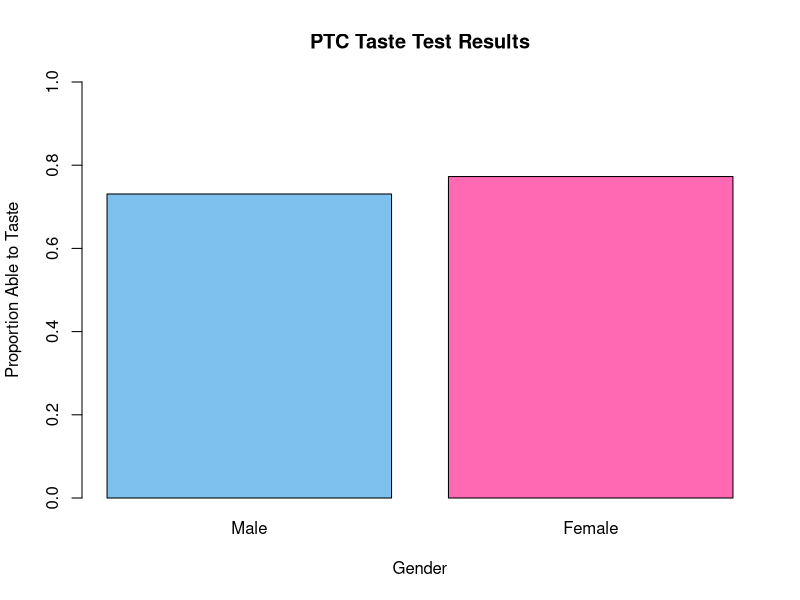
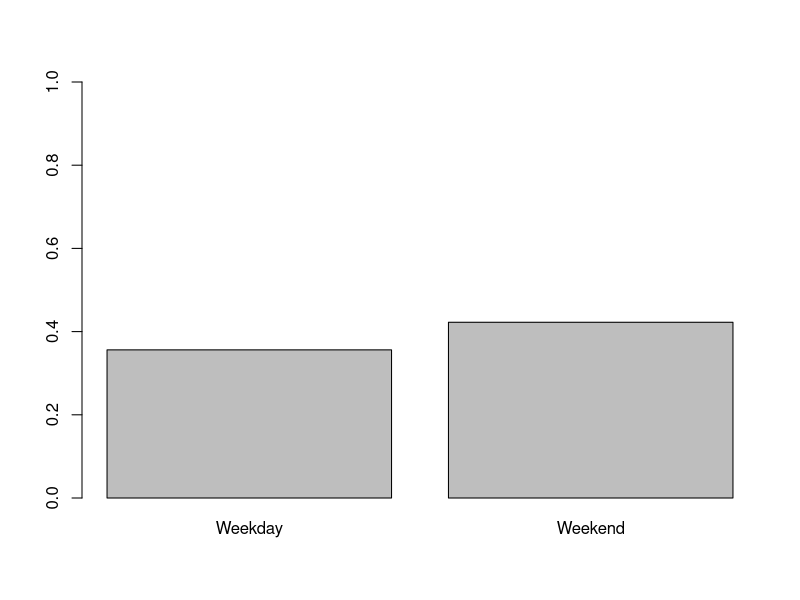
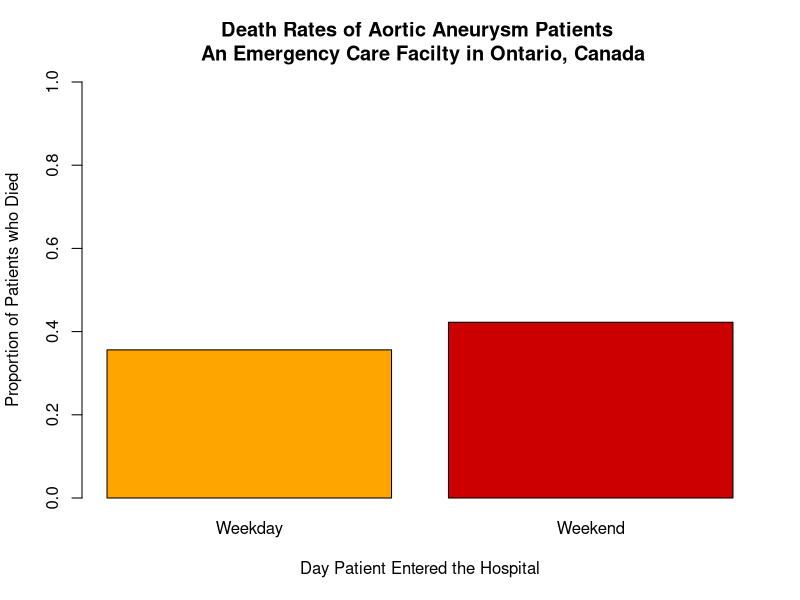
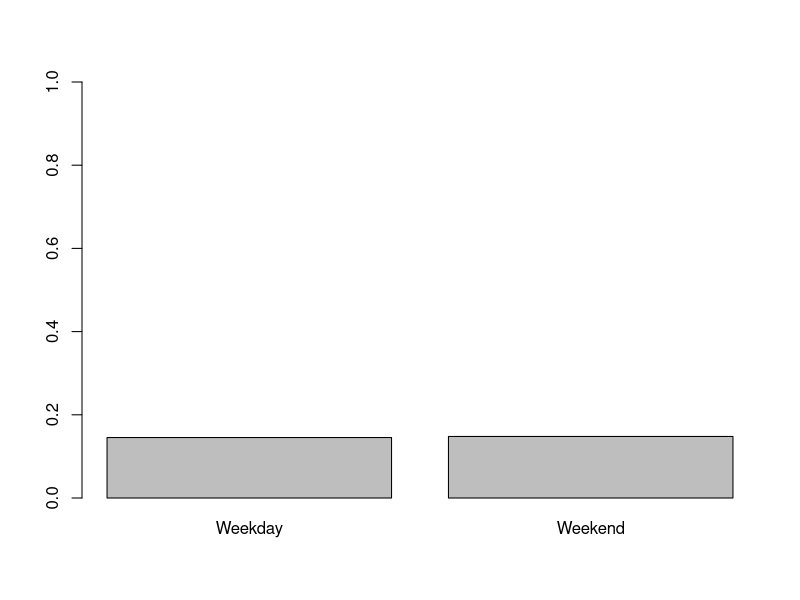

These charts were generated, in order, by the following R code:
## ---- chunk 1
ptc.table <- c(`Male` = 38/52, `Female` = 51/66)
barplot(ptc.table, 
        col=c("skyblue2","hotpink"), 
        ylim=c(0,1),
        main="PTC Taste Test Results",
        ylab="Proportion Able to Taste",
        xlab="Gender")
## ---- chunk 2
prop.test(x=c(38,51), n=c(52,66), correct=FALSE, alternative="two.sided")
## ---- chunk 3
aortic.table <- c(Weekday=1476/4145, Weekend=553/1309)
barplot(aortic.table, ylim=c(0,1))
## ---- chunk 4
barplot(aortic.table, 
        ylim=c(0,1),
        main="Death Rates of Aortic Aneurysm Patients \n An Emergency Care Facilty in Ontario, Canada",
        ylab="Proportion of Patients who Died",
        xlab="Day Patient Entered the Hospital",
        col=c("orange","red3"))

## ---- chunk 5
prop.test(x = c(1476, 533), n = c(4145, 1309), correct=FALSE, alternative="less")
## ---- chunk 6
hattack.table <- c(Weekday=17113/117709, Weekend=6289/42511)
barplot(hattack.table, ylim=c(0,1))
## ---- chunk 7
prop.test(x=c(17113, 6289), n=c(117709,42511), correct=FALSE, alternative="less")

sqrt(1.6336)
## ---- chunk 8
prop.test(x=c(576, 268), n=c(950, 1359), correct=FALSE, conf.level=0.95)
